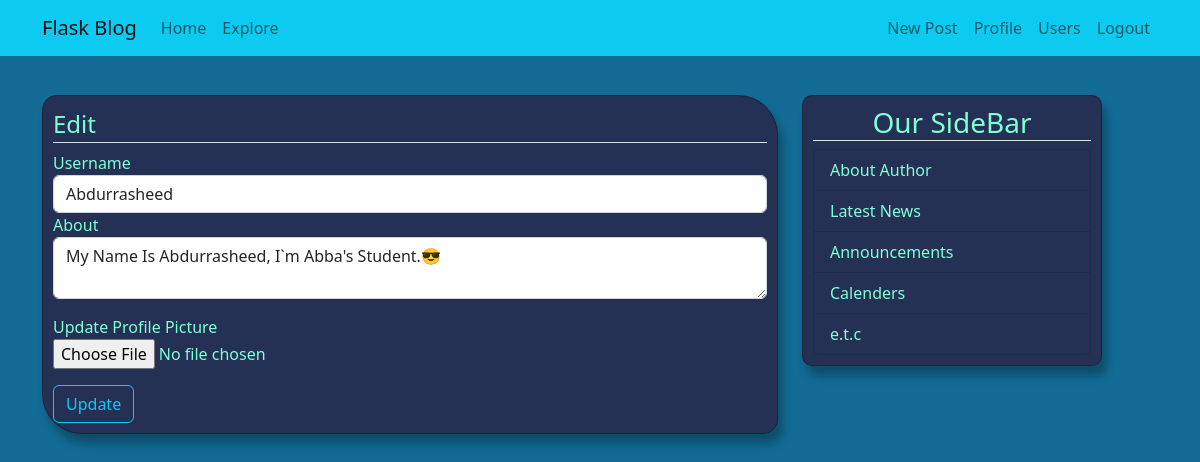
Page /profile/1/update (signed in) on the committed database.
### app/models.py (models this page shows, shortened)
class User(db.Model, UserMixin):
    id = db.Column(db.Integer, primary_key=True)
    username = db.Column(db.String(20), unique=True, nullable=False)
    email = db.Column(db.String(120), unique=True, nullable=False)
    password_hash = db.Column(db.String(20), nullable=False)
    image_file = db.Column(db.String, default='vector.jpg')
    about = db.Column(db.String, nullable=True)
    last_seen = db.Column(db.DateTime, default=datetime.utcnow)
    posts = db.relationship('Post', backref='author', lazy='dynamic')
    followed = db.relationship('User',
        secondary = followers,
        primaryjoin = (followers.c.follower_id == id),
        secondaryjoin = (followers.c.followed_id == id),
        backref = db.backref('followers', lazy='dynamic'),
        lazy = 'dynamic'
    )

### app/blog.py (the view)
@bp.route("/profile/<int:id>/update", methods=['POST', 'GET'])
def profile_update(id):
    form = EditProfileForm()
    if form.validate_on_submit():
        if form.picture.data:
            picture_file = save_picture(form.picture.data)
            if current_user.image_file != 'vector.jpg':
                os.remove(os.path.join(current_app.root_path, "static/profile_pics", current_user.image_file))
            current_user.image_file = picture_file
        current_user.username = form.username.data
        current_user.about = form.about.data
        db.session.commit()
        flash('Your account has been updated.', 'success')
        return redirect(url_for('blog.profile', id=current_user.id))
    elif request.method == 'GET':
        form.username.data = current_user.username
        form.about.data = current_user.about
    return render_template("blog/edit_pro.html", title='Edit Profile', legend='Edit', form=form)

### app/forms.py
class EditProfileForm(FlaskForm):
    username = StringField('Username', validators=[DataRequired()], render_kw={'placeholder': 'Username'})
    about = TextAreaField('About', validators=[Length(min=10, max=120)])
    picture = FileField("Update Profile Picture", validators=[FileAllowed(['jpg', 'png', 'jpeg'])])
    submit = SubmitField('Update')

### app/auth.py (called while the page is built)
@login_manager.user_loader
def load_user(id):
    user = User.query.get_or_404(int(id))
    return user

### app/blog.py (called while the page is built)
@bp.before_request
def before_request():
    if current_user.is_authenticated:
        current_user.last_seen = datetime.utcnow()
        db.session.commit()

### app/templates/blog/edit_pro.html (shortened to what this page needs)
{% extends 'layout.html' %}
{% block content %}
    <form action="" method="post" enctype="multipart/form-data">
        <div class="content-section">
            <fieldset>
                <legend class="border-bottom">{{ legend }}</legend>
                <div class="form-group">
                    {{ form.username.label(class="form-control-label") }}
                    {% if form.username.errors %}
                        {{ form.username(class="form-control is-invalid") }}
                        <div class="invalid-feedback">
                            {% for error in form.username.errors %}
                                <span>{{ error }}</span>
                            {% endfor %}
                        </div>
                    {% else %}
                        {{ form.username(class="form-control") }}
                    {% endif %}
                </div>
                <div class="form-group">
                    {{ form.about.label(class="form-control-label") }}
                    {% if form.about.errors %}
                        {{ form.about(class="form-control is-invalid") }}
                        <div class="invalid-feedback">
                            {% for error in form.about.errors %}
                                <span>{{ error }}</span>
                            {% endfor %}
                        </div>
                    {% else %}
                        {{ form.about(class="form-control") }}
                    {% endif %}
                </div>
                <div class="form-group mt-3">
                    {{ form.picture.label () }}</br>
                    {{ form.picture (class="form-control-file") }}
                </div>
            </fieldset>
            <div class="form-group mt-3">
                {{ form.submit (class="btn btn-outline-info") }}
            </div>
        </div>
    </form>
{% endblock %}

### app/static/main.css (style rules this page uses)
body { margin-top: 5em; background-color: rgb(18, 108, 150); color: aquamarine; }
.content-section { border: 1px solid rgba(0, 0, 0, 0.288); padding: 10px; box-shadow: 5px 10px 10px rgba(0, 0, 0, 0.288); margin-top: 15px; background-color:rgb(37, 48, 85); color: aquamarine; border-radius: 15px 40px; }

### rows in the picture
User: username "Abdurrasheed", about "My Name Is Abdurrasheed, I`m Abba's Student.😎"

### other values in the picture
{{ legend }} "Edit"
